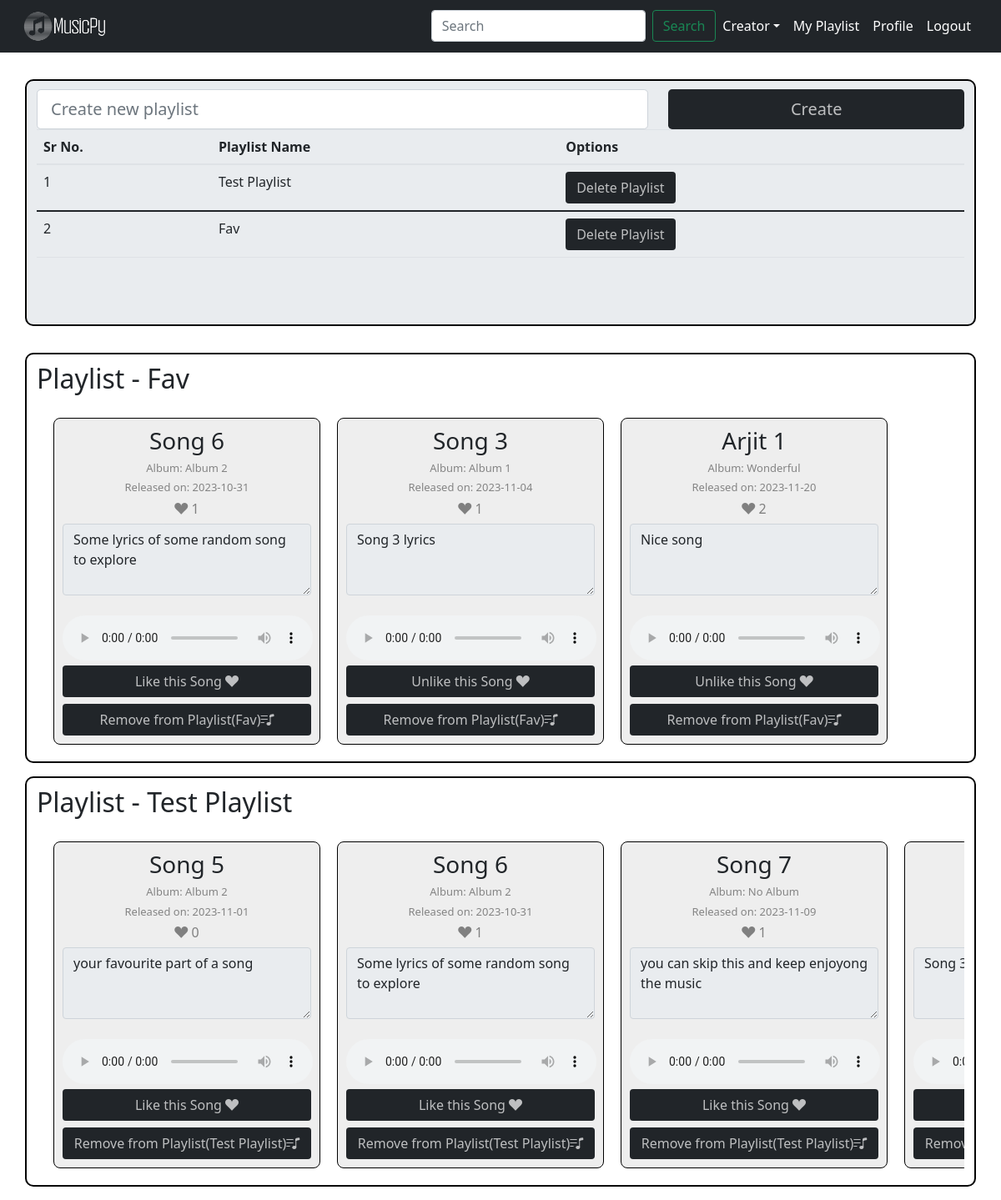
/playlist (signed in), run on the app's committed database.
### db_config.py (models this page shows, shortened)
class UserPlaylist(db.Model):
    __tablename__ = 'UserPlaylist'
    id = db.Column(db.Integer, nullable=False, primary_key=True, unique=True, autoincrement=True)
    name = db.Column(db.String,  nullable=False)
    user_id = db.Column(db.Integer, db.ForeignKey("User.id"),  nullable=False)

class Song(db.Model):
    __tablename__ = 'Song'
    id = db.Column(db.Integer, nullable=False, primary_key=True, unique=True, autoincrement=True)
    name = db.Column(db.String, nullable=False)
    album = db.Column(db.String, db.ForeignKey('Album.name'), nullable=False)
    lyrics = db.Column(db.String, nullable=False)
    release_date = db.Column(db.DATE, nullable=False)
    creator_id = db.Column(db.Integer, db.ForeignKey("User.id"),  nullable=False)
    url = db.Column(db.TEXT)
    flagged = db.Column(db.String, nullable=False, default="False")
    likes = db.Column(db.Integer)

### app.py (the view)
@app.route('/playlist', methods=["GET", "POST"])
@auth
def playlist():
    user = User.query.filter_by(email=session["email"]).first()
    if request.method == "POST":
        playlist_name = request.form["playlist_name"].strip()
        new_playlist = UserPlaylist(user_id=user.id, name=playlist_name)
        db.session.add(new_playlist)
        db.session.commit()
        return redirect(request.url)
    likes = Like.query.filter_by(user_id=user.id).all()
    likes_list= []
    for like in likes:
        likes_list.append(int(like.song_id))
    user_playlists = UserPlaylist.query.filter_by(user_id=user.id).all()
    user_playlists_dict = {}
    for user_playlist in user_playlists:
        user_playlists_dict[user_playlist.id] = user_playlist.name
    playlists = db.session.query(UserPlaylist.id, Song).join(Playlist, UserPlaylist.id == Playlist.playlist_id).join(Song, Playlist.song_id == Song.id).filter(Song.flagged == "False", UserPlaylist.user_id==user.id).all()
    playlist_dict = {}
    for playlist_id, song in playlists:
        if playlist_id in playlist_dict:
            playlist_dict[playlist_id].append(song)
        else:
            playlist_dict[playlist_id] = [song]
    return render_template('playlist.html', user=user, likes_list=likes_list, user_playlists_dict=user_playlists_dict, playlist_dict=playlist_dict)

### templates/playlist.html
{% extends 'layout/layout.html' %}
{% block element %}
<br>
    <div class="container container-box mt-2 jumbotron">
        <form class="d-flex row" method="POST">
            <div class="col-8">
                <input type="text" class="form-control form-control-lg" placeholder="Create new playlist" name="playlist_name" required>
            </div>
            <div class="col-4">
                <button type="submit" class="btn btn-lg custom-button btn-block">Create</button>
            </div>
        </form>
        <table class="table table-hover">
            <thead>
                <tr>
                    <th>Sr No.</th>
                    <th>Playlist Name</th>
                    <th>Options</th>
                </tr>
            </thead>
            {% for user_playlist in user_playlists_dict.keys() %}
            <tbody>
                <tr>
                    <td>{{ loop.index }}</td>
                    <td>{{ user_playlists_dict[user_playlist] }}</td>
                    <td><a href="/playlist/delete/{{user_playlist}}/playlist" class="btn custom-button">Delete Playlist</td>
                </tr>
            </tbody>
            {% endfor %}
        </table>
    </div>
    {% for playlist_id in playlist_dict.keys() %}
    <div class="container container-box mb-3 mt-3" style="padding-top: 10px;">
        <h2>Playlist - {{ user_playlists_dict[playlist_id] }} </h2>
        <div class="scroll-container">
            {% for song in playlist_dict[playlist_id] %}
                <div class="inner-div  song-div">
                    <h3 style="text-align: center;">{{song.name}}</h3>
                    <h5 style="text-align: center; color: #848484; font-size: small;">Album: {{song.album}}</h5>
                    <h5 style="text-align: center; color: #848484;font-size: small;">Released on: {{song.release_date}}</h5>
                    <h6 style="text-align: center; color: gray;"><i  class="bi bi-suit-heart-fill"></i> {{song.likes}}</h6>
                    <textarea rows="3" class="form-control" readonly>{{song.lyrics}}</textarea>
                    <br>
                    <audio controls src="static\upload\{{song.id}}.mp3">Your browser doesn't support html audio tag</audio>
                    {% if song.id in likes_list %}
                    <a class="btn custom-button btn-block" href="/song/like/{{song.id}}/playlist">Unlike this Song <i class="bi bi-suit-heart-fill"></i></a>
                    {% else %}
                    <a class="btn custom-button btn-block" href="/song/like/{{song.id}}/playlist">Like this Song <i class="bi bi-suit-heart-fill"></i></a>
                    {% endif %}
                    <a class="btn custom-button btn-block" href="/playlist/edit/{{playlist_id}}/{{song.id}}/playlist">Remove from Playlist({{ user_playlists_dict[playlist_id] }})<i class="bi bi-music-note-list"></i></a>
                </div>
            {% endfor %}
        </div>
    </div>
    {% endfor %}
    {% endblock %}

### static/css/style.css (style rules this page uses)
.custom-button { background-color: #212529; color: #ffffffb5; }
.container-box { border: 2px solid black; border-radius: 10px; padding-top: 10px; }
div.scroll-container { overflow: auto; padding: 10px; display: flex; flex-wrap: nowrap; }
div.inner-div { background-color: rgb(238, 238, 238); width: 250px; height: 250px; padding: 10px; margin: 10px; }
div.song-div { width: 320px; height: auto; border: 1px solid black; border-radius: 8px; }

### data on the page
UserPlaylist: name "Test Playlist", name "Test Playlist", name "Test Playlist"
UserPlaylist: name "Fav", name "Fav", name "Fav"
Song: name "Song 6", album "Album 2", release_date "2023-10-31", likes "1", lyrics "Some lyrics of some random song to explore"
Song: name "Song 3", album "Album 1", release_date "2023-11-04", likes "1", lyrics "Song 3 lyrics"
Song: name "Arjit 1", album "Wonderful", release_date "2023-11-20", likes "2", lyrics "Nice song"
Song: name "Song 5", album "Album 2", release_date "2023-11-01", likes "0", lyrics "your favourite part of a song"
Song: name "Song 7", album "No Album", release_date "2023-11-09", likes "1", lyrics "you can skip this and keep enjoyong the music"
